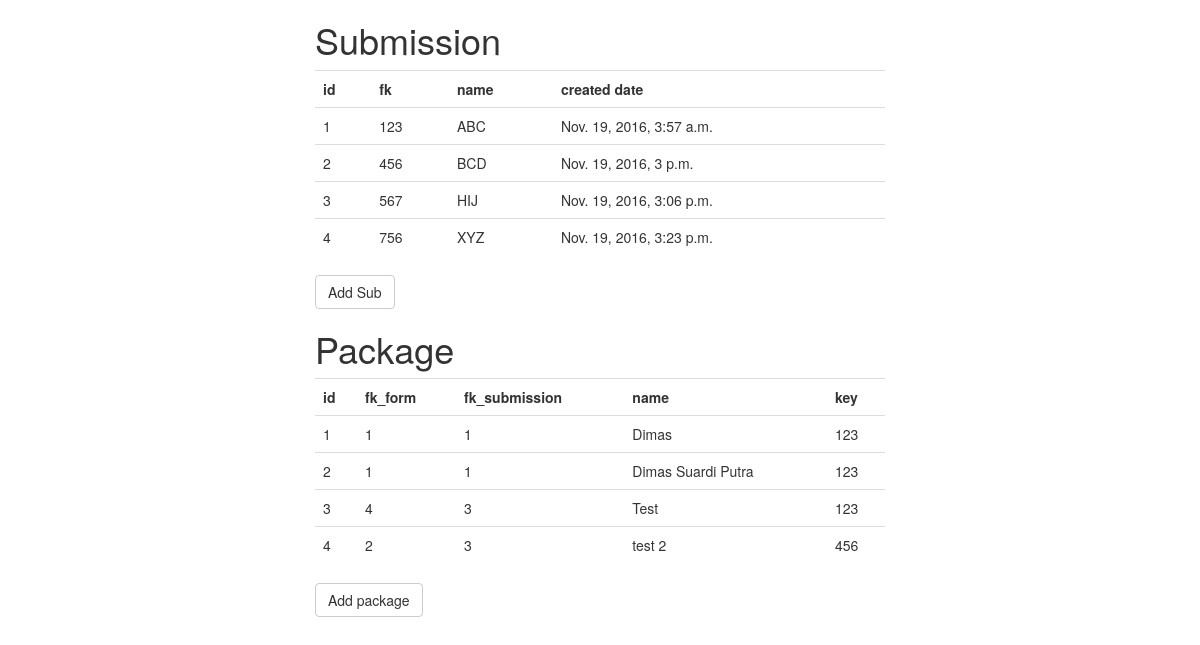
The page / on the database its author committed.
### package/models.py (models this page shows, shortened)
class Submission(models.Model):
    fk = models.IntegerField()
    name = models.CharField(max_length=100)
    created_date = models.DateTimeField(default=timezone.now)
    def __str__(self):
        return str(self.fk)

class Package(models.Model):
	fk_form = models.IntegerField()
	fk_submission = models.IntegerField()
	name = models.CharField(max_length=100)
	key = models.ForeignKey(Submission)
	created_date = models.DateTimeField(auto_now_add=True)

### package/views.py (the view)
# urls.py: url(r'^$', views.list_sub, name='list'),
def list_sub(request):
	subs = Submission.objects.all()
	packages = Package.objects.all()
	if request.method == "POST":
		form = PackageForm(request.POST)
		if form.is_valid():
			post = form.save(commit=False)
			post.save()
		return redirect('/')
	else:
		form = PackageForm()
	context = {
		'sub': subs,
		'packages': packages,
		'form' : form,
	}
	return render(request, 'package/list.html', context)

### templates/package/list.html (shortened to what this page needs)
{% extends "package/base.html" %}
{% load crispy_forms_tags %}
{% block content %}
<h1>Submission</h1>
<table class="table table-hover">
  <tr>
    <th>id</th>
    <th>fk</th>
    <th>name</th>
    <th>created date</th>
  </tr>
  {% for d in sub %}
  <tr>
    <td>{{ d.id }}</td>
    <td>{{ d.fk }}</td>
    <td>{{ d.name }}</td>
    <td>{{ d.created_date}}</td>
  </tr>
  {% endfor %}
</table>
<a href="{% url 'create' %}" class='btn btn-default'>Add Sub</a>
<h1>Package</h1>
<table class="table table-hover">
  <tr>
    <th>id</th>
    <th>fk_form</th>
    <th>fk_submission</th>
    <th>name</th>
    <th>key</th>
  </tr>
  {% for data in packages %}
  <tr>
    <td>{{ data.id }}</td>
    <td>{{ data.fk_form }}</td>
    <td>{{ data.fk_submission }}</td>
    <td>{{ data.name }}</td>
    <td>{{ data.key }}</td>
  </tr>
  {% endfor %}
</table>
<button type="button" class="btn btn-default" data-toggle="modal" data-target="#myModal">
  Add package
</button>
{% endblock content %}

### templates/package/base.html (shortened to what this page needs)
<!DOCTYPE html>
<html lang="en">
<head>
	<link rel="stylesheet" href="https://maxcdn.bootstrapcdn.com/bootstrap/3.3.7/css/bootstrap.min.css">
</head>
<body>
	<div class="col-md-6 col-md-offset-3">
		{% block content %}
		{% endblock content %}
	</div>
</body>
</html>

### rows shown on the page
Submission: id "1", fk "123", name "ABC", created_date "Nov. 19, 2016, 3:57 a.m."
Submission: id "2", fk "456", name "BCD", created_date "Nov. 19, 2016, 3 p.m."
Submission: id "3", fk "567", name "HIJ", created_date "Nov. 19, 2016, 3:06 p.m."
Submission: id "4", fk "756", name "XYZ", created_date "Nov. 19, 2016, 3:23 p.m."
Package: id "1", fk_form "1", fk_submission "1", name "Dimas", key "123"
Package: id "2", fk_form "1", fk_submission "1", name "Dimas Suardi Putra", key "123"
Package: id "3", fk_form "4", fk_submission "3", name "Test", key "123"
Package: id "4", fk_form "2", fk_submission "3", name "test 2", key "456"
